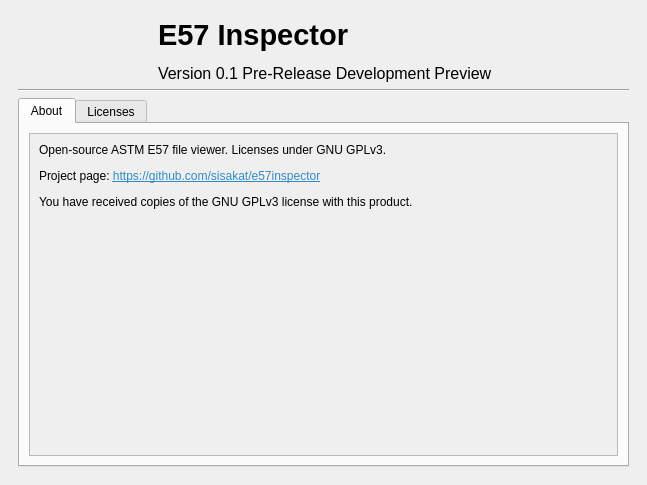
<?xml version="1.0" encoding="UTF-8"?>
<ui version="4.0">
 <class>About</class>
 <widget class="QDialog" name="About">
  <property name="geometry">
   <rect>
    <x>0</x>
    <y>0</y>
    <width>647</width>
    <height>485</height>
   </rect>
  </property>
  <property name="windowTitle">
   <string>About</string>
  </property>
  <layout class="QVBoxLayout" name="verticalLayout_3">
   <property name="leftMargin">
    <number>18</number>
   </property>
   <property name="topMargin">
    <number>18</number>
   </property>
   <property name="rightMargin">
    <number>18</number>
   </property>
   <property name="bottomMargin">
    <number>18</number>
   </property>
   <item>
    <layout class="QVBoxLayout" name="verticalLayout_2">
     <item>
      <layout class="QHBoxLayout" name="horizontalLayout">
       <property name="spacing">
        <number>12</number>
       </property>
       <item>
        <widget class="QLabel" name="label_3">
         <property name="sizePolicy">
          <sizepolicy hsizetype="Preferred" vsizetype="Preferred">
           <horstretch>0</horstretch>
           <verstretch>0</verstretch>
          </sizepolicy>
         </property>
         <property name="maximumSize">
          <size>
           <width>128</width>
           <height>128</height>
          </size>
         </property>
         <property name="text">
          <string/>
         </property>
         <property name="pixmap">
          <pixmap resource="resources/resources.qrc">:/icons/logo256.png</pixmap>
         </property>
         <property name="scaledContents">
          <bool>true</bool>
         </property>
        </widget>
       </item>
       <item>
        <layout class="QVBoxLayout" name="verticalLayout">
         <property name="spacing">
          <number>6</number>
         </property>
         <item>
          <widget class="QLabel" name="label">
           <property name="sizePolicy">
            <sizepolicy hsizetype="Preferred" vsizetype="Preferred">
             <horstretch>0</horstretch>
             <verstretch>0</verstretch>
            </sizepolicy>
           </property>
           <property name="font">
            <font>
             <pointsize>26</pointsize>
            </font>
           </property>
           <property name="text">
            <string>&lt;html&gt;&lt;head/&gt;&lt;body&gt;&lt;p&gt;&lt;span style=&quot; font-size:22pt; font-weight:700;&quot;&gt;E57 Inspector&lt;/span&gt;&lt;/p&gt;&lt;p&gt;&lt;span style=&quot; font-size:12pt;&quot;&gt;Version 0.1 Pre-Release Development Preview&lt;/span&gt;&lt;/p&gt;&lt;/body&gt;&lt;/html&gt;</string>
           </property>
           <property name="textFormat">
            <enum>Qt::RichText</enum>
           </property>
           <property name="scaledContents">
            <bool>false</bool>
           </property>
           <property name="wordWrap">
            <bool>true</bool>
           </property>
          </widget>
         </item>
        </layout>
       </item>
      </layout>
     </item>
     <item>
      <widget class="Line" name="line">
       <property name="orientation">
        <enum>Qt::Horizontal</enum>
       </property>
      </widget>
     </item>
     <item>
      <widget class="QTabWidget" name="tabWidget">
       <property name="tabPosition">
        <enum>QTabWidget::North</enum>
       </property>
       <property name="tabShape">
        <enum>QTabWidget::Rounded</enum>
       </property>
       <property name="currentIndex">
        <number>0</number>
       </property>
       <widget class="QWidget" name="tab">
        <attribute name="title">
         <string>About</string>
        </attribute>
        <layout class="QVBoxLayout" name="verticalLayout_7">
         <item>
          <widget class="QScrollArea" name="scrollArea_2">
           <property name="widgetResizable">
            <bool>true</bool>
           </property>
           <widget class="QWidget" name="scrollAreaWidgetContents_2">
            <property name="geometry">
             <rect>
              <x>0</x>
              <y>0</y>
              <width>585</width>
              <height>251</height>
             </rect>
            </property>
            <layout class="QVBoxLayout" name="verticalLayout_4">
             <item>
              <widget class="QLabel" name="label_2">
               <property name="text">
                <string>&lt;html&gt;&lt;head/&gt;&lt;body&gt;&lt;p&gt;Open-source ASTM E57 file viewer. Licenses under GNU GPLv3.&lt;/p&gt;&lt;p&gt;Project page: &lt;a href=&quot;https://github.com/sisakat/e57inspector&quot;&gt;&lt;span style=&quot; text-decoration: underline; color:#308cc6;&quot;&gt;https://github.com/sisakat/e57inspector&lt;/span&gt;&lt;/a&gt;&lt;/p&gt;&lt;p&gt;You have received copies of the GNU GPLv3 license with this product.&lt;/p&gt;&lt;/body&gt;&lt;/html&gt;</string>
               </property>
               <property name="scaledContents">
                <bool>false</bool>
               </property>
               <property name="alignment">
                <set>Qt::AlignLeading|Qt::AlignLeft|Qt::AlignTop</set>
               </property>
               <property name="wordWrap">
                <bool>true</bool>
               </property>
               <property name="openExternalLinks">
                <bool>true</bool>
               </property>
              </widget>
             </item>
            </layout>
           </widget>
          </widget>
         </item>
        </layout>
       </widget>
       <widget class="QWidget" name="tab_2">
        <attribute name="title">
         <string>Licenses</string>
        </attribute>
        <layout class="QVBoxLayout" name="verticalLayout_6">
         <item>
          <widget class="QScrollArea" name="scrollArea">
           <property name="widgetResizable">
            <bool>true</bool>
           </property>
           <widget class="QWidget" name="scrollAreaWidgetContents">
            <property name="geometry">
             <rect>
              <x>0</x>
              <y>0</y>
              <width>98</width>
              <height>222</height>
             </rect>
            </property>
            <layout class="QVBoxLayout" name="verticalLayout_5">
             <item>
              <widget class="QLabel" name="label_4">
               <property name="text">
                <string>&lt;html&gt;&lt;head/&gt;&lt;body&gt;&lt;p&gt;You have received copies of each license with this product.&lt;/p&gt;&lt;p&gt;&lt;a href=&quot;https://doc.qt.io/qt-6/gpl.html&quot;&gt;&lt;span style=&quot; text-decoration: underline; color:#308cc6;&quot;&gt;Qt GPL&lt;/span&gt;&lt;/a&gt;&lt;/p&gt;&lt;p&gt;&lt;a href=&quot;http://libe57.org/license.html&quot;&gt;&lt;span style=&quot; text-decoration: underline; color:#308cc6;&quot;&gt;libE57 Libraries&lt;/span&gt;&lt;/a&gt;&lt;/p&gt;&lt;/body&gt;&lt;/html&gt;</string>
               </property>
               <property name="alignment">
                <set>Qt::AlignLeading|Qt::AlignLeft|Qt::AlignTop</set>
               </property>
               <property name="wordWrap">
                <bool>true</bool>
               </property>
               <property name="openExternalLinks">
                <bool>true</bool>
               </property>
              </widget>
             </item>
            </layout>
           </widget>
          </widget>
         </item>
        </layout>
       </widget>
      </widget>
     </item>
    </layout>
   </item>
  </layout>
 </widget>
 <resources>
  <include location="resources/resources.qrc"/>
 </resources>
 <connections/>
</ui>
